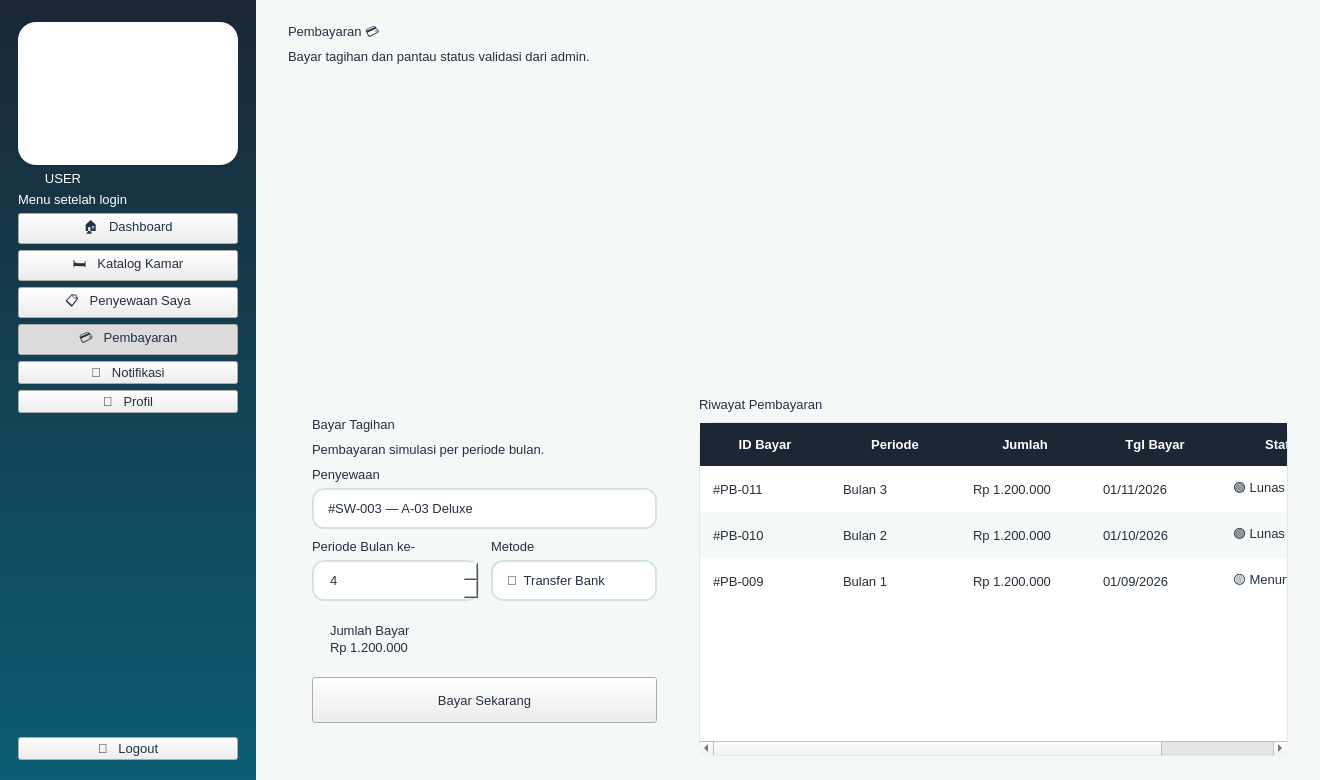
<?xml version="1.0" encoding="UTF-8"?>
<ui version="4.0">
 <class>Win_user_pembayaran</class>
 <widget class="QMainWindow" name="Win_user_pembayaran"><property name="geometry"><rect><x>0</x><y>0</y><width>1320</width><height>780</height></rect></property><property name="minimumSize"><size><width>1180</width><height>700</height></size></property><property name="windowTitle"><string>KOSTAY - Pembayaran</string></property><property name="styleSheet"><string notr="true">
* { font-family: 'Segoe UI', 'Inter', sans-serif; font-size: 10pt; color: #243040; }
QMainWindow, QWidget#centralwidget { background: #F4F8F7; }
QLabel { background: transparent; }
QCheckBox { background: transparent; spacing: 8px; }
QScrollArea { background: transparent; border: none; }

QFrame#loginShell { background: #FFFFFF; border-radius: 28px; }
QFrame#brandPanel { background: qlineargradient(x1:0,y1:0,x2:1,y2:1, stop:0 #E9F8F2, stop:1 #CDEFF2); border-top-left-radius: 28px; border-bottom-left-radius: 28px; }
QWidget#centralwidgetLogin { background: qlineargradient(x1:0,y1:0,x2:1,y2:1, stop:0 #1B2735, stop:0.55 #0B5D73, stop:1 #12A87B); }

QFrame#sidebarUser, QFrame#sidebarAdmin { background: qlineargradient(x1:0,y1:0,x2:0,y2:1, stop:0 #1B2735, stop:1 #0B5D73); }
QFrame#sidebarUser QLabel, QFrame#sidebarAdmin QLabel { color: #FFFFFF; }
QFrame#logoCard { background: #FFFFFF; border-radius: 18px; }
QLabel[role="roleBadge"] { background: #F7A823; color: #1B2735; border-radius: 10px; padding: 4px 12px; font-weight: 800; letter-spacing: 2px; }
QFrame#sidebarUser QLabel[role="roleBadge"], QFrame#sidebarAdmin QLabel[role="roleBadge"] { color: #1B2735; }
QLabel[role="menuHint"] { color: #9FC3CB; font-size: 9pt; }
QPushButton[nav="true"] { color: #CFE3E6; text-align: left; padding: 13px 18px; border: none; border-radius: 12px; font-weight: 600; background: transparent; }
QPushButton[nav="true"]:hover { background: rgba(255,255,255,0.10); color: #FFFFFF; }
QPushButton[nav="true"]:checked { background: qlineargradient(x1:0,y1:0,x2:1,y2:0, stop:0 #12A87B, stop:1 #2DBE7E); color: #FFFFFF; }
QPushButton[nav="logout"] { color: #FFD9A0; text-align: left; padding: 12px 18px; border: 1px solid rgba(247,168,35,0.7); border-radius: 12px; font-weight: 700; background: transparent; }
QPushButton[nav="logout"]:hover { background: #F7A823; color: #1B2735; }

QFrame[card="white"] { background: #FFFFFF; border: 1px solid #E1ECE9; border-radius: 18px; }
QFrame[card="mint"] { background: qlineargradient(x1:0,y1:0,x2:1,y2:1, stop:0 #E3F7EF, stop:1 #D2EEF3); border: none; border-radius: 18px; }
QFrame[card="green"] { background: qlineargradient(x1:0,y1:0,x2:1,y2:1, stop:0 #12A87B, stop:1 #2DBE7E); border-radius: 18px; }
QFrame[card="navy"] { background: qlineargradient(x1:0,y1:0,x2:1,y2:1, stop:0 #1B2735, stop:1 #0B5D73); border-radius: 18px; }
QFrame[card="orange"] { background: qlineargradient(x1:0,y1:0,x2:1,y2:1, stop:0 #F7A823, stop:1 #FFC857); border-radius: 18px; }
QFrame[card="teal"] { background: qlineargradient(x1:0,y1:0,x2:1,y2:1, stop:0 #0B5D73, stop:1 #12A87B); border-radius: 18px; }
QFrame[card="green"] QLabel, QFrame[card="navy"] QLabel, QFrame[card="teal"] QLabel { color: #FFFFFF; }
QFrame[card="orange"] QLabel { color: #1B2735; }

QLabel[role="title"] { font-size: 22pt; font-weight: 800; color: #1B2735; }
QLabel[role="subtitle"] { font-size: 10.5pt; color: #6B7B8C; }
QLabel[role="section"] { font-size: 13pt; font-weight: 700; color: #1B2735; }
QLabel[role="statlabel"] { font-size: 10pt; font-weight: 600; }
QLabel[role="statvalue"] { font-size: 22pt; font-weight: 800; }
QLabel[role="statsub"] { font-size: 9pt; }
QLabel[role="price"] { font-size: 14pt; font-weight: 800; color: #12A87B; }
QLabel[role="roomname"] { font-size: 12pt; font-weight: 700; color: #1B2735; }
QLabel[role="muted"] { color: #6B7B8C; }
QLabel[role="fieldlabel"] { font-weight: 600; color: #1B2735; }
QLabel[role="emoji"] { font-size: 40pt; }
QLabel[role="chip_mint"] { background: #DFF5EC; color: #0B6B55; border-radius: 12px; padding: 6px 12px; font-weight: 600; }
QLabel[role="chip_green"] { background: #12A87B; color: #FFFFFF; border-radius: 12px; padding: 5px 12px; font-weight: 700; }
QLabel[role="chip_orange"] { background: #FFF0D2; color: #A8680A; border-radius: 12px; padding: 5px 12px; font-weight: 700; }
QLabel[role="chip_navy"] { background: #E4EAF0; color: #1B2735; border-radius: 12px; padding: 5px 12px; font-weight: 700; }
QFrame[card="roomimg"] { background: qlineargradient(x1:0,y1:0,x2:1,y2:1, stop:0 #D9F3EA, stop:1 #BFE6EE); border-radius: 14px; border: none; }
QFrame[card="roomimg"] QLabel { color: #0B5D73; }

QPushButton[variant="primary"] { background: qlineargradient(x1:0,y1:0,x2:1,y2:0, stop:0 #0B5D73, stop:1 #12A87B); color: #FFFFFF; border: none; border-radius: 12px; padding: 11px 22px; font-weight: 700; }
QPushButton[variant="primary"]:hover { background: qlineargradient(x1:0,y1:0,x2:1,y2:0, stop:0 #0E7390, stop:1 #1FC490); }
QPushButton[variant="accent"] { background: #F7A823; color: #1B2735; border: none; border-radius: 12px; padding: 11px 22px; font-weight: 700; }
QPushButton[variant="accent"]:hover { background: #FFB93F; }
QPushButton[variant="danger"] { background: #FDECEC; color: #D64545; border: 1px solid #F5BCBC; border-radius: 12px; padding: 11px 22px; font-weight: 700; }
QPushButton[variant="danger"]:hover { background: #D64545; color: #FFFFFF; }
QPushButton[variant="ghost"] { background: transparent; color: #0B5D73; border: 1.5px solid #0B5D73; border-radius: 12px; padding: 10px 22px; font-weight: 700; }
QPushButton[variant="ghost"]:hover { background: #0B5D73; color: #FFFFFF; }
QPushButton[variant="link"] { background: transparent; color: #12A87B; border: none; font-weight: 700; }
QPushButton[variant="link"]:hover { color: #0B5D73; text-decoration: underline; }

QLineEdit, QComboBox, QSpinBox, QDateEdit, QTextEdit { background: #FFFFFF; border: 1.5px solid #D5E3E0; border-radius: 12px; padding: 10px 14px; selection-background-color: #12A87B; }
QLineEdit:focus, QComboBox:focus, QSpinBox:focus, QDateEdit:focus, QTextEdit:focus { border: 1.5px solid #12A87B; }
QComboBox::drop-down, QDateEdit::drop-down { border: none; width: 28px; }
QCheckBox::indicator { width: 18px; height: 18px; border-radius: 5px; border: 1.5px solid #12A87B; background: #FFFFFF; }
QCheckBox::indicator:checked { background: #12A87B; }

QTableWidget { background: #FFFFFF; border: 1px solid #E1ECE9; border-radius: 14px; gridline-color: transparent; alternate-background-color: #F4FAF8; selection-background-color: #D9F3EA; selection-color: #1B2735; }
QTableWidget::item { padding: 10px; border: none; }
QHeaderView::section { background: #1B2735; color: #FFFFFF; padding: 12px 10px; border: none; font-weight: 700; }
QListWidget { background: #FFFFFF; border: 1px solid #E1ECE9; border-radius: 14px; padding: 8px; }
QListWidget::item { padding: 14px; border-bottom: 1px solid #EEF3F2; border-radius: 10px; }
QListWidget::item:selected { background: #D9F3EA; color: #1B2735; }
QProgressBar { background: rgba(255,255,255,0.25); border: none; border-radius: 6px; }
QProgressBar::chunk { background: #F7A823; border-radius: 6px; }
QFrame[card="white"] QProgressBar { background: #E1ECE9; }
QFrame[card="white"] QProgressBar::chunk { background: #12A87B; }
QScrollBar:vertical { background: transparent; width: 10px; }
QScrollBar::handle:vertical { background: #BFD6D1; border-radius: 5px; min-height: 30px; }
QScrollBar::add-line:vertical, QScrollBar::sub-line:vertical { height: 0; }
</string></property>
<widget class="QWidget" name="centralwidget"><layout class="QHBoxLayout" name="lay307" stretch="0,1"><property name="spacing"><number>0</number></property><property name="leftMargin"><number>0</number></property><property name="topMargin"><number>0</number></property><property name="rightMargin"><number>0</number></property><property name="bottomMargin"><number>0</number></property><item>
<widget class="QFrame" name="sidebarUser"><property name="minimumSize"><size><width>256</width><height>0</height></size></property><property name="maximumSize"><size><width>256</width><height>16777215</height></size></property><layout class="QVBoxLayout" name="lay305"><property name="spacing"><number>6</number></property><property name="leftMargin"><number>18</number></property><property name="topMargin"><number>22</number></property><property name="rightMargin"><number>18</number></property><property name="bottomMargin"><number>20</number></property><item>
<widget class="QFrame" name="logoCard"><layout class="QVBoxLayout" name="lay301"><property name="spacing"><number>0</number></property><property name="leftMargin"><number>10</number></property><property name="topMargin"><number>10</number></property><property name="rightMargin"><number>10</number></property><property name="bottomMargin"><number>10</number></property><item>
<widget class="QLabel" name="label300"><property name="pixmap"><pixmap>images/logo.png</pixmap></property><property name="scaledContents"><bool>true</bool></property><property name="minimumSize"><size><width>176</width><height>123</height></size></property><property name="maximumSize"><size><width>176</width><height>123</height></size></property><property name="text"><string></string></property></widget>
</item>
</layout></widget>
</item>
<item>
<widget class="QLabel" name="label302"><property name="text"><string>USER</string></property><property name="role" stdset="0"><string>roleBadge</string></property><property name="alignment"><set>Qt::AlignCenter</set></property><property name="maximumSize"><size><width>90</width><height>16777215</height></size></property></widget>
</item>
<item>
<widget class="QLabel" name="label303"><property name="text"><string>Menu setelah login</string></property><property name="role" stdset="0"><string>menuHint</string></property></widget>
</item>
<item>
<widget class="QPushButton" name="btnUserDashboard"><property name="text"><string>🏠   Dashboard</string></property><property name="cursor"><cursorShape>PointingHandCursor</cursorShape></property><property name="nav" stdset="0"><string>true</string></property><property name="checkable"><bool>true</bool></property><property name="autoExclusive"><bool>true</bool></property></widget>
</item>
<item>
<widget class="QPushButton" name="btnUserKatalog"><property name="text"><string>🛏️   Katalog Kamar</string></property><property name="cursor"><cursorShape>PointingHandCursor</cursorShape></property><property name="nav" stdset="0"><string>true</string></property><property name="checkable"><bool>true</bool></property><property name="autoExclusive"><bool>true</bool></property></widget>
</item>
<item>
<widget class="QPushButton" name="btnUserPenyewaan"><property name="text"><string>📋   Penyewaan Saya</string></property><property name="cursor"><cursorShape>PointingHandCursor</cursorShape></property><property name="nav" stdset="0"><string>true</string></property><property name="checkable"><bool>true</bool></property><property name="autoExclusive"><bool>true</bool></property></widget>
</item>
<item>
<widget class="QPushButton" name="btnUserPembayaran"><property name="text"><string>💳   Pembayaran</string></property><property name="cursor"><cursorShape>PointingHandCursor</cursorShape></property><property name="nav" stdset="0"><string>true</string></property><property name="checkable"><bool>true</bool></property><property name="autoExclusive"><bool>true</bool></property><property name="checked"><bool>true</bool></property></widget>
</item>
<item>
<widget class="QPushButton" name="btnUserNotifikasi"><property name="text"><string>🔔   Notifikasi</string></property><property name="cursor"><cursorShape>PointingHandCursor</cursorShape></property><property name="nav" stdset="0"><string>true</string></property><property name="checkable"><bool>true</bool></property><property name="autoExclusive"><bool>true</bool></property></widget>
</item>
<item>
<widget class="QPushButton" name="btnUserProfil"><property name="text"><string>👤   Profil</string></property><property name="cursor"><cursorShape>PointingHandCursor</cursorShape></property><property name="nav" stdset="0"><string>true</string></property><property name="checkable"><bool>true</bool></property><property name="autoExclusive"><bool>true</bool></property></widget>
</item>
<item><spacer name="sp304"><property name="orientation"><enum>Qt::Vertical</enum></property><property name="sizeHint" stdset="0"><size><width>20</width><height>40</height></size></property></spacer></item>
<item>
<widget class="QPushButton" name="btnUserLogout"><property name="text"><string>🚪   Logout</string></property><property name="cursor"><cursorShape>PointingHandCursor</cursorShape></property><property name="nav" stdset="0"><string>logout</string></property></widget>
</item>
</layout></widget>
</item>
<item>
<widget class="QWidget" name="content306"><layout class="QVBoxLayout" name="lay299"><property name="spacing"><number>16</number></property><property name="leftMargin"><number>32</number></property><property name="topMargin"><number>22</number></property><property name="rightMargin"><number>32</number></property><property name="bottomMargin"><number>24</number></property><item><layout class="QHBoxLayout" name="lay298"><property name="spacing"><number>12</number></property><property name="leftMargin"><number>0</number></property><property name="topMargin"><number>0</number></property><property name="rightMargin"><number>0</number></property><property name="bottomMargin"><number>0</number></property><item><layout class="QVBoxLayout" name="lay295"><property name="spacing"><number>4</number></property><property name="leftMargin"><number>0</number></property><property name="topMargin"><number>0</number></property><property name="rightMargin"><number>0</number></property><property name="bottomMargin"><number>0</number></property><item>
<widget class="QLabel" name="label292"><property name="text"><string>Pembayaran 💳</string></property><property name="role" stdset="0"><string>title</string></property></widget>
</item>
<item>
<widget class="QLabel" name="label293"><property name="text"><string>Bayar tagihan dan pantau status validasi dari admin.</string></property><property name="role" stdset="0"><string>subtitle</string></property></widget>
</item>
<item><spacer name="sp294"><property name="orientation"><enum>Qt::Vertical</enum></property><property name="sizeHint" stdset="0"><size><width>20</width><height>4</height></size></property></spacer></item>
</layout></item>
<item><spacer name="sp296"><property name="orientation"><enum>Qt::Horizontal</enum></property><property name="sizeHint" stdset="0"><size><width>20</width><height>20</height></size></property></spacer></item>
<item>
<widget class="QLabel" name="label297"><property name="pixmap"><pixmap>images/mascot_1.png</pixmap></property><property name="scaledContents"><bool>true</bool></property><property name="minimumSize"><size><width>87</width><height>110</height></size></property><property name="maximumSize"><size><width>87</width><height>110</height></size></property><property name="text"><string></string></property></widget>
</item>
</layout></item>
<item><layout class="QHBoxLayout" name="lay291" stretch="4,6"><property name="spacing"><number>18</number></property><property name="leftMargin"><number>0</number></property><property name="topMargin"><number>0</number></property><property name="rightMargin"><number>0</number></property><property name="bottomMargin"><number>0</number></property><item>
<widget class="QFrame" name="cardBayar"><property name="card" stdset="0"><string>white</string></property><layout class="QVBoxLayout" name="lay288"><property name="spacing"><number>10</number></property><property name="leftMargin"><number>24</number></property><property name="topMargin"><number>20</number></property><property name="rightMargin"><number>24</number></property><property name="bottomMargin"><number>20</number></property><item>
<widget class="QLabel" name="label276"><property name="text"><string>Bayar Tagihan</string></property><property name="role" stdset="0"><string>section</string></property></widget>
</item>
<item>
<widget class="QLabel" name="label277"><property name="text"><string>Pembayaran simulasi per periode bulan.</string></property><property name="role" stdset="0"><string>muted</string></property></widget>
</item>
<item><layout class="QVBoxLayout" name="lay279"><property name="spacing"><number>6</number></property><property name="leftMargin"><number>0</number></property><property name="topMargin"><number>0</number></property><property name="rightMargin"><number>0</number></property><property name="bottomMargin"><number>0</number></property><item>
<widget class="QLabel" name="label278"><property name="text"><string>Penyewaan</string></property><property name="role" stdset="0"><string>fieldlabel</string></property></widget>
</item>
<item>
<widget class="QComboBox" name="cmbPilihSewa"><item><property name="text"><string>#SW-003 — A-03 Deluxe</string></property></item>
</widget>
</item>
</layout></item>
<item><layout class="QHBoxLayout" name="lay284"><property name="spacing"><number>12</number></property><property name="leftMargin"><number>0</number></property><property name="topMargin"><number>0</number></property><property name="rightMargin"><number>0</number></property><property name="bottomMargin"><number>0</number></property><item><layout class="QVBoxLayout" name="lay281"><property name="spacing"><number>6</number></property><property name="leftMargin"><number>0</number></property><property name="topMargin"><number>0</number></property><property name="rightMargin"><number>0</number></property><property name="bottomMargin"><number>0</number></property><item>
<widget class="QLabel" name="label280"><property name="text"><string>Periode Bulan ke-</string></property><property name="role" stdset="0"><string>fieldlabel</string></property></widget>
</item>
<item>
<widget class="QSpinBox" name="spinPeriode"><property name="minimum"><number>1</number></property><property name="maximum"><number>12</number></property><property name="value"><number>4</number></property><property name="singleStep"><number>1</number></property></widget>
</item>
</layout></item>
<item><layout class="QVBoxLayout" name="lay283"><property name="spacing"><number>6</number></property><property name="leftMargin"><number>0</number></property><property name="topMargin"><number>0</number></property><property name="rightMargin"><number>0</number></property><property name="bottomMargin"><number>0</number></property><item>
<widget class="QLabel" name="label282"><property name="text"><string>Metode</string></property><property name="role" stdset="0"><string>fieldlabel</string></property></widget>
</item>
<item>
<widget class="QComboBox" name="cmbMetode"><item><property name="text"><string>🏦  Transfer Bank</string></property></item>
<item><property name="text"><string>📱  E-Wallet</string></property></item>
<item><property name="text"><string>💵  Tunai</string></property></item>
</widget>
</item>
</layout></item>
</layout></item>
<item>
<widget class="QFrame" name="cardJumlah"><property name="card" stdset="0"><string>green</string></property><layout class="QVBoxLayout" name="lay286"><property name="spacing"><number>2</number></property><property name="leftMargin"><number>18</number></property><property name="topMargin"><number>12</number></property><property name="rightMargin"><number>18</number></property><property name="bottomMargin"><number>12</number></property><item>
<widget class="QLabel" name="label285"><property name="text"><string>Jumlah Bayar</string></property><property name="role" stdset="0"><string>statlabel</string></property></widget>
</item>
<item>
<widget class="QLabel" name="lblJumlahBayar"><property name="text"><string>Rp 1.200.000</string></property><property name="role" stdset="0"><string>statvalue</string></property></widget>
</item>
</layout></widget>
</item>
<item>
<widget class="QPushButton" name="btnBayar"><property name="text"><string>Bayar Sekarang</string></property><property name="cursor"><cursorShape>PointingHandCursor</cursorShape></property><property name="variant" stdset="0"><string>accent</string></property><property name="minimumSize"><size><width>0</width><height>46</height></size></property></widget>
</item>
<item><spacer name="sp287"><property name="orientation"><enum>Qt::Vertical</enum></property><property name="sizeHint" stdset="0"><size><width>20</width><height>10</height></size></property></spacer></item>
</layout></widget>
</item>
<item><layout class="QVBoxLayout" name="lay290"><property name="spacing"><number>10</number></property><property name="leftMargin"><number>0</number></property><property name="topMargin"><number>0</number></property><property name="rightMargin"><number>0</number></property><property name="bottomMargin"><number>0</number></property><item>
<widget class="QLabel" name="label289"><property name="text"><string>Riwayat Pembayaran</string></property><property name="role" stdset="0"><string>section</string></property></widget>
</item>
<item>
<widget class="QTableWidget" name="tblRiwayatBayar"><property name="alternatingRowColors"><bool>true</bool></property><property name="editTriggers"><set>QAbstractItemView::NoEditTriggers</set></property><property name="selectionBehavior"><enum>QAbstractItemView::SelectRows</enum></property><property name="showGrid"><bool>false</bool></property><attribute name="horizontalHeaderStretchLastSection"><bool>true</bool></attribute><attribute name="horizontalHeaderDefaultSectionSize"><number>130</number></attribute><attribute name="verticalHeaderDefaultSectionSize"><number>46</number></attribute><attribute name="verticalHeaderVisible"><bool>false</bool></attribute><row/><row/><row/><column><property name="text"><string>ID Bayar</string></property></column><column><property name="text"><string>Periode</string></property></column><column><property name="text"><string>Jumlah</string></property></column><column><property name="text"><string>Tgl Bayar</string></property></column><column><property name="text"><string>Status</string></property></column><item row="0" column="0"><property name="text"><string>#PB-011</string></property></item>
<item row="0" column="1"><property name="text"><string>Bulan 3</string></property></item>
<item row="0" column="2"><property name="text"><string>Rp 1.200.000</string></property></item>
<item row="0" column="3"><property name="text"><string>01/11/2026</string></property></item>
<item row="0" column="4"><property name="text"><string>🟢 Lunas</string></property></item>
<item row="1" column="0"><property name="text"><string>#PB-010</string></property></item>
<item row="1" column="1"><property name="text"><string>Bulan 2</string></property></item>
<item row="1" column="2"><property name="text"><string>Rp 1.200.000</string></property></item>
<item row="1" column="3"><property name="text"><string>01/10/2026</string></property></item>
<item row="1" column="4"><property name="text"><string>🟢 Lunas</string></property></item>
<item row="2" column="0"><property name="text"><string>#PB-009</string></property></item>
<item row="2" column="1"><property name="text"><string>Bulan 1</string></property></item>
<item row="2" column="2"><property name="text"><string>Rp 1.200.000</string></property></item>
<item row="2" column="3"><property name="text"><string>01/09/2026</string></property></item>
<item row="2" column="4"><property name="text"><string>🟡 Menunggu Validasi</string></property></item>
</widget>
</item>
</layout></item>
</layout></item>
</layout></widget>
</item>
</layout></widget>
</widget>
 <resources/>
 <connections/>
</ui>
